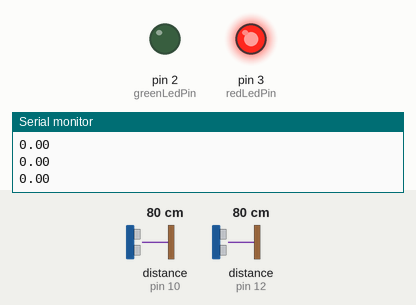
Recording of a sketch running on a simulated Arduino Uno, built with avr-gcc and run on an emulated ATmega328P. Parts: output pins drawn as LEDs (lit = HIGH), the last lines printed to the serial monitor. Wiring (inferred from the names in the program): 2 × ultrasonic range finder: trigger pin 9, echo pin 10 / trigger pin 11, echo pin 12. The test bench sets the inputs (shaded band); at power-on: distance to the obstacle (sensors on pin 10, pin 12) 80 cm. The echo pulse lasts 58.3 µs per cm; pins used as bus, display or sensor lines are not drawn.

Above: at 1.2 s.
1.3 s: distance to the obstacle (sensor on pin 10) set to 6 cm
2.8 s: distance to the obstacle (sensor on pin 10) set to 3 cm
At 4.1 s:
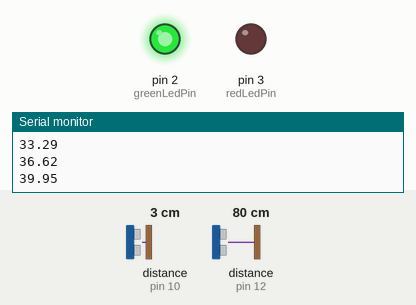
Timing chart, 0 to 5.8 s (numbered marks = the images above; inputs shaded):
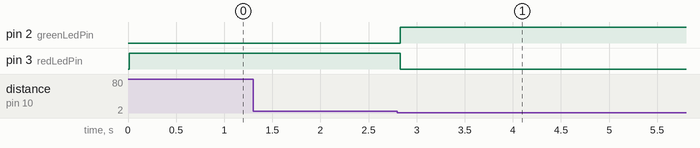

The sketch:

arduino.ino
```cpp
const int trigPin1 = 9;   // 엑셀 초음파 센서 Trig 핀
const int echoPin1 = 10;  // 엑셀 초음파 센서 Echo 핀
const int trigPin2 = 11;  // 브레이크 초음파 센서 Trig 핀
const int echoPin2 = 12;  // 브레이크 초음파 센서 Echo 핀
const int greenLedPin = 2;  // 초록색 LED를 2번 핀에 연결
const int redLedPin = 3;    // 빨간색 LED를 3번 핀에 연결

const float maxDistance = 4.5; // 페달을 누르지 않았을 때의 최대 거리 (cm)
const float minDistance = 0.1;  // 페달을 완전히 눌렀을 때의 최소 거리 (cm)
const float maxSpeed = 200.0;   // 최대 속도 (km/h)
const float maxBrake = 800.0;   // 최대 감속도 (km/h/s)
const float smoothingFactor = 0.4; // 속도 평활화 계수 (0.0 ~ 1.0)

float currentSpeed = 0.0; // 현재 속도
int receivedValue = 0; // 파이썬에서 받은 첫 번째 값
int receivedValue2 = 0; // 파이썬에서 받은 두 번째 값 (stop 테이블의 value)

void setup() {
  Serial.begin(9600);
  pinMode(trigPin1, OUTPUT);
  pinMode(echoPin1, INPUT);
  pinMode(trigPin2, OUTPUT);
  pinMode(echoPin2, INPUT);
  pinMode(greenLedPin, OUTPUT);
  pinMode(redLedPin, OUTPUT);
}

void loop() {
  if (Serial.available() > 0) {
    String data = Serial.readStringUntil('\n');
    int commaIndex = data.indexOf(',');
    if (commaIndex != -1) {
      receivedValue = data.substring(0, commaIndex).toInt();
      receivedValue2 = data.substring(commaIndex + 1).toInt();
      Serial.print("Received values from Python: ");
      Serial.print(receivedValue);
      Serial.print(", ");
      Serial.println(receivedValue2);
    }
  }

  if (receivedValue == 0 && receivedValue2 == 0) {
    // 정상 작동 모드

    float accelDistance = measureDistance(trigPin1, echoPin1);
    float brakeDistance = measureDistance(trigPin2, echoPin2);

    float accelPosition = calculatePedalPosition(accelDistance);
    float brakePosition = calculatePedalPosition(brakeDistance);

    float targetAcceleration = calculateAcceleration(accelPosition);
    float targetDeceleration = calculateDeceleration(brakePosition);

    float targetSpeed = currentSpeed + targetAcceleration - targetDeceleration;
    if (targetSpeed < 0) targetSpeed = 0;
    if (targetSpeed > maxSpeed) targetSpeed = maxSpeed;

    currentSpeed = currentSpeed + smoothingFactor * (targetSpeed - currentSpeed);

    if(currentSpeed < 1) {
      digitalWrite(redLedPin, HIGH);
      digitalWrite(greenLedPin, LOW);
    }
    else{
      digitalWrite(greenLedPin, HIGH);
      digitalWrite(redLedPin, LOW);
    }
  }
  else if (receivedValue == 1 && receivedValue2 == 0) {
    // 브레이크 작동 안함, LED 초록색
    digitalWrite(greenLedPin, HIGH);
    digitalWrite(redLedPin, LOW);

    float accelDistance = measureDistance(trigPin1, echoPin1);
    float accelPosition = calculatePedalPosition(accelDistance);
    float targetAcceleration = calculateAcceleration(accelPosition);

    float targetSpeed = currentSpeed + targetAcceleration;
    if (targetSpeed < 0) targetSpeed = 0;
    if (targetSpeed > maxSpeed) targetSpeed = maxSpeed;

    currentSpeed = currentSpeed + smoothingFactor * (targetSpeed - currentSpeed);
  }
  else if (receivedValue == 1 && receivedValue2 == 1) {
    // LED 빨간색, 엑셀 작동 안함, 속도 0
    digitalWrite(greenLedPin, LOW);
    digitalWrite(redLedPin, HIGH);
    currentSpeed = 0;
  }

  Serial.println(currentSpeed);
  delay(100);
}

// 기존의 다른 함수들 (measureDistance, calculatePedalPosition, calculateAcceleration, calculateDeceleration)은 그대로 유지

float measureDistance(int trigPin, int echoPin) {
  digitalWrite(trigPin, LOW);
  delayMicroseconds(2);
  digitalWrite(trigPin, HIGH);
  delayMicroseconds(10);
  digitalWrite(trigPin, LOW);

  long duration = pulseIn(echoPin, HIGH);
  return duration * 0.034 / 2;  // cm로 변환
}

float calculatePedalPosition(float distance) {
  if (distance > maxDistance) distance = maxDistance;
  if (distance < minDistance) distance = minDistance;

  return (maxDistance - distance) / (maxDistance - minDistance);
}

float calculateAcceleration(float pedalPosition) {
  return maxSpeed * pedalPosition / 10.0; // 10초 동안 최대 속도에 도달
}

float calculateDeceleration(float pedalPosition) {
  return maxBrake * pedalPosition / 5.0; // 5초 동안 최대 감속
}
```

Measured:
- the behaviour switches between 5 and 4 cm on distance to the obstacle (sensor on pin 10) (found by bisection; images 0 and 1)
- after the input at 2.8 s, pin 2 (greenLedPin): LOW → HIGH at once; pin 3 (redLedPin): HIGH → LOW at once
